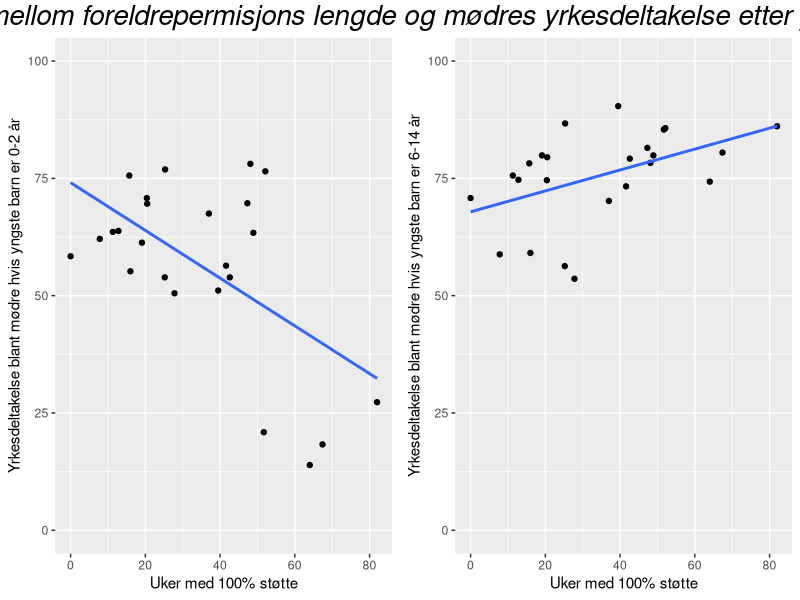

R code for this plot:
#Datasettet inneholder informasjon om generøsiteten av forldrepermisjonsordninger og mødres yrkesdeltakelse i 24 OECD-land i 2021
# Foreldrepermisjonene varierer mellom land. 
# For å gjøre ulike landers rettigheter sammenlignbare presenteres permisjonsordningers gunstighet
# ved hjelp av "full rate equivalent":
# Uker med 100% støtte  = Foreldrepermisjonens varighet i uker * utbetalingssats (i prosent av gjennomsnittlig inntekt) 
library(tidyverse)
women<-read.csv2("women.csv")

women$tot_full_rate<-as.numeric(women$tot_full_rate)
women$fem_emp_rate_0_2<-as.numeric(women$fem_emp_rate_0_2)
women$fem_emp_rate_6_14<-as.numeric(women$fem_emp_rate_6_14)


library(ggplot2)
women%>%
  ggplot(aes(x=tot_full_rate,y=fem_emp_rate_0_2))+
  geom_point()+
  ylim(0, 100)+
  labs(x ="Uker med 100% støtte", y = "Yrkesdeltakelse blant mødre hvis yngste barn er 0-2 år")+
  geom_smooth(method=lm, se=FALSE) -> kids_0_2

women%>%
  ggplot(aes(x=tot_full_rate,y=fem_emp_rate_6_14))+
  geom_point()+
  ylim(0, 100)+
  labs(x ="Uker med 100% støtte", y = "Yrkesdeltakelse blant mødre hvis yngste barn er 6-14 år")+
  geom_smooth(method=lm, se=FALSE) -> kids_6_14

library(gridExtra)
library(grid)
grid.arrange(kids_0_2,kids_6_14, nrow = 1,  top = textGrob("Sammenhengen mellom foreldrepermisjons lengde og mødres yrkesdeltakelse etter yngste barns alder",gp=gpar(fontsize=20,font=3)))
